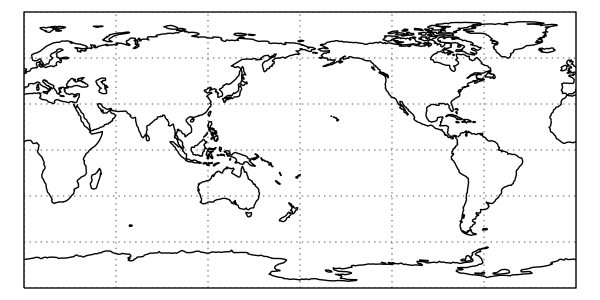

Write Python code to recreate this figure.
import matplotlib.pyplot as plt
import cartopy.crs as ccrs

plt.figure(figsize=(6, 3))
ax = plt.axes(projection=ccrs.PlateCarree(central_longitude=180))
ax.coastlines(resolution='110m')
ax.gridlines()
